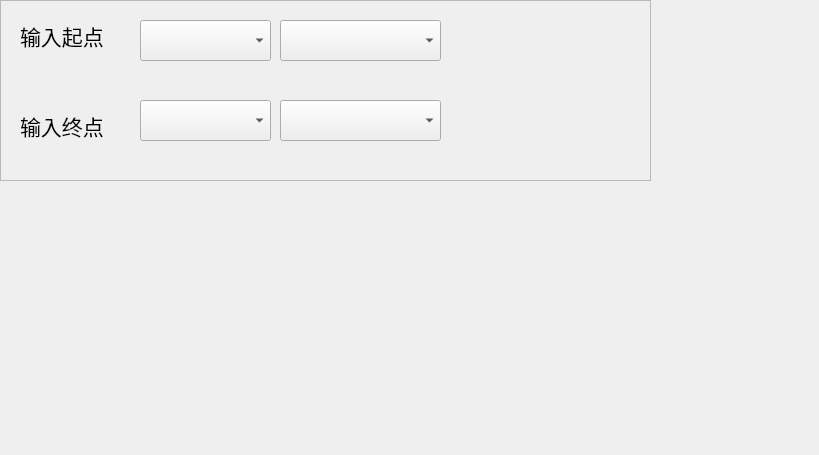
<?xml version="1.0" encoding="UTF-8"?>
<ui version="4.0">
 <class>Frame</class>
 <widget class="QFrame" name="Frame">
  <property name="geometry">
   <rect>
    <x>0</x>
    <y>0</y>
    <width>819</width>
    <height>455</height>
   </rect>
  </property>
  <property name="windowTitle">
   <string>Frame</string>
  </property>
  <property name="statusTip">
   <string/>
  </property>
  <widget class="QFrame" name="frame">
   <property name="geometry">
    <rect>
     <x>0</x>
     <y>0</y>
     <width>651</width>
     <height>181</height>
    </rect>
   </property>
   <property name="frameShape">
    <enum>QFrame::StyledPanel</enum>
   </property>
   <property name="frameShadow">
    <enum>QFrame::Raised</enum>
   </property>
   <widget class="QLabel" name="label_2">
    <property name="geometry">
     <rect>
      <x>20</x>
      <y>100</y>
      <width>121</width>
      <height>51</height>
     </rect>
    </property>
    <property name="font">
     <font>
      <family>Arial</family>
      <pointsize>16</pointsize>
     </font>
    </property>
    <property name="text">
     <string>输入终点</string>
    </property>
   </widget>
   <widget class="QLabel" name="label">
    <property name="geometry">
     <rect>
      <x>20</x>
      <y>10</y>
      <width>111</width>
      <height>51</height>
     </rect>
    </property>
    <property name="font">
     <font>
      <family>Arial</family>
      <pointsize>16</pointsize>
     </font>
    </property>
    <property name="text">
     <string>输入起点</string>
    </property>
   </widget>
   <widget class="QLabel" name="label_3">
    <property name="geometry">
     <rect>
      <x>40</x>
      <y>60</y>
      <width>41</width>
      <height>41</height>
     </rect>
    </property>
    <property name="text">
     <string/>
    </property>
    <property name="pixmap">
     <pixmap>../../../桌面/haha.jpg</pixmap>
    </property>
    <property name="alignment">
     <set>Qt::AlignCenter</set>
    </property>
   </widget>
   <widget class="QComboBox" name="comboBox_2">
    <property name="geometry">
     <rect>
      <x>140</x>
      <y>20</y>
      <width>131</width>
      <height>41</height>
     </rect>
    </property>
    <property name="statusTip">
     <string extracomment="fsdgf"/>
    </property>
    <property name="whatsThis">
     <string/>
    </property>
   </widget>
   <widget class="QComboBox" name="comboBox">
    <property name="geometry">
     <rect>
      <x>140</x>
      <y>100</y>
      <width>131</width>
      <height>41</height>
     </rect>
    </property>
   </widget>
   <widget class="QComboBox" name="comboBox_3">
    <property name="geometry">
     <rect>
      <x>280</x>
      <y>20</y>
      <width>161</width>
      <height>41</height>
     </rect>
    </property>
   </widget>
   <widget class="QComboBox" name="comboBox_4">
    <property name="geometry">
     <rect>
      <x>280</x>
      <y>100</y>
      <width>161</width>
      <height>41</height>
     </rect>
    </property>
    <property name="maxVisibleItems">
     <number>10</number>
    </property>
    <property name="maxCount">
     <number>21474</number>
    </property>
   </widget>
  </widget>
 </widget>
 <resources/>
 <connections/>
</ui>
